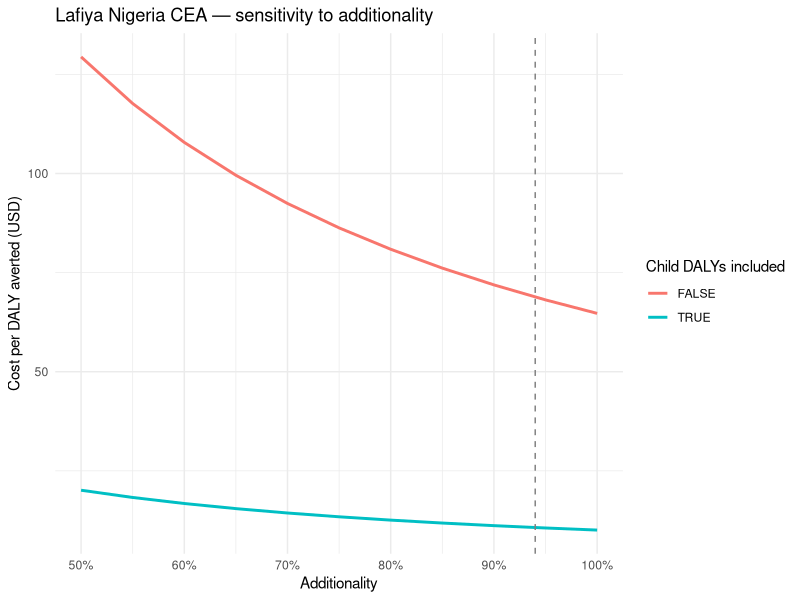

The R script that drew this image:
#1.Input Table(RP base case, 2025 Q1)
cost_total <-215817
doses <- 74909
cyp_per_dose <- 0.25
additionality_base <-0.94
daly_mat_rp <- 3135
daly_chd_rp <- 17050

lafiya <- function(additionality = 0.94, include_child = TRUE) {
  scale <- additionality/additionality_base
  dalys_m <- daly_mat_rp *scale
  dalys_c <- if (include_child) daly_chd_rp*scale else 0
  c(cost_per_daly_total= cost_total/(dalys_m + dalys_c),
    cost_per_daly_mat = cost_total/dalys_m,
    cost_per_daly_chd = if (include_child) cost_total/dalys_c else NA)
}
lafiya(0.94) 
lafiya(0.70) 
lafiya(0.70, include_child=FALSE)
#Note: three verified outputs (10.69 / 68.84 / 12.66 at 0.94) for lafiya(0.94)

#2. Sensitivity Grid
#Load tidyverse package
install.packages("tidyverse")
install.packages("skimr")
library(tidyverse)
library(skimr)
grid <- expand_grid(add = seq(0.5, 1.0, by = 0.05),
                    child = c(TRUE, FALSE)) |>
  mutate(cpd = map2_dbl(add, child, ~ lafiya(.x, include_child = .y)[[1]]))
grid

View(grid)
print(grid, n = Inf)
lafiya (1)

#3. Sensitivity Analysis Chart
install.packages("ggthemes")
library(ggthemes)
p <- ggplot(grid, aes(add, cpd, colour = child)) +
  geom_line(linewidth = 1) +
  labs(x = "Additionality", y = "Cost per DALY averted (USD)",
       colour = "Child DALYs included",
       title = "Lafiya Nigeria CEA — sensitivity to additionality") +
  geom_vline(xintercept = 0.94, linetype = "dashed", colour = "grey50") +
  scale_x_continuous(labels = scales::percent) +
  theme_minimal()
ggsave("sensitivity.png", p, width = 7, height = 4, dpi = 150)
